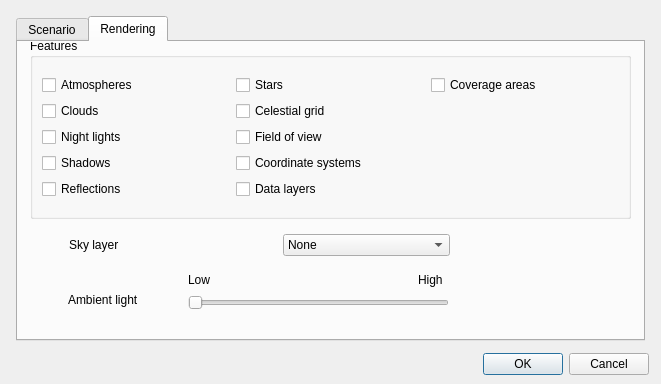
<?xml version="1.0" encoding="UTF-8"?>
<ui version="4.0">
 <class>DialogPreferences</class>
 <widget class="QDialog" name="DialogPreferences">
  <property name="geometry">
   <rect>
    <x>0</x>
    <y>0</y>
    <width>661</width>
    <height>384</height>
   </rect>
  </property>
  <property name="minimumSize">
   <size>
    <width>661</width>
    <height>384</height>
   </size>
  </property>
  <property name="maximumSize">
   <size>
    <width>661</width>
    <height>384</height>
   </size>
  </property>
  <property name="windowTitle">
   <string>Dialog</string>
  </property>
  <widget class="QDialogButtonBox" name="buttonBoxPreferences">
   <property name="geometry">
    <rect>
     <x>308</x>
     <y>348</y>
     <width>341</width>
     <height>32</height>
    </rect>
   </property>
   <property name="minimumSize">
    <size>
     <width>341</width>
     <height>32</height>
    </size>
   </property>
   <property name="orientation">
    <enum>Qt::Horizontal</enum>
   </property>
   <property name="standardButtons">
    <set>QDialogButtonBox::Cancel|QDialogButtonBox::Ok</set>
   </property>
  </widget>
  <widget class="QTabWidget" name="tabWidgetPreferences">
   <property name="geometry">
    <rect>
     <x>16</x>
     <y>16</y>
     <width>629</width>
     <height>325</height>
    </rect>
   </property>
   <property name="minimumSize">
    <size>
     <width>629</width>
     <height>325</height>
    </size>
   </property>
   <property name="currentIndex">
    <number>1</number>
   </property>
   <widget class="QWidget" name="scenarioPreferences">
    <attribute name="title">
     <string>Scenario</string>
    </attribute>
    <widget class="QGroupBox" name="groupBoxTrajectories">
     <property name="geometry">
      <rect>
       <x>8</x>
       <y>-4</y>
       <width>293</width>
       <height>149</height>
      </rect>
     </property>
     <property name="title">
      <string>Trajectories</string>
     </property>
     <layout class="QGridLayout" name="gridLayout_2">
      <item row="0" column="0">
       <layout class="QGridLayout" name="gridLayout_5">
        <item row="0" column="0">
         <widget class="QCheckBox" name="satellitesTrajectories">
          <property name="text">
           <string>Satellites</string>
          </property>
         </widget>
        </item>
        <item row="0" column="1">
         <widget class="QCheckBox" name="planetsTrajectories">
          <property name="text">
           <string>Planets</string>
          </property>
         </widget>
        </item>
        <item row="1" column="1">
         <widget class="QCheckBox" name="moonsTrajectories">
          <property name="text">
           <string>Moons</string>
          </property>
         </widget>
        </item>
        <item row="2" column="1">
         <widget class="QCheckBox" name="cometsTrajectories">
          <property name="text">
           <string>Comets</string>
          </property>
         </widget>
        </item>
        <item row="3" column="1">
         <widget class="QCheckBox" name="asteroidsTrajectories">
          <property name="text">
           <string>Asteroids</string>
          </property>
         </widget>
        </item>
        <item row="1" column="0">
         <widget class="QCheckBox" name="reentryTrajectories">
          <property name="text">
           <string>Re-entry vehicles</string>
          </property>
         </widget>
        </item>
       </layout>
      </item>
     </layout>
    </widget>
    <widget class="QGroupBox" name="groupBoxLabels">
     <property name="geometry">
      <rect>
       <x>316</x>
       <y>-4</y>
       <width>297</width>
       <height>149</height>
      </rect>
     </property>
     <property name="title">
      <string>Labels</string>
     </property>
     <layout class="QGridLayout" name="gridLayout_3">
      <item row="0" column="0">
       <layout class="QGridLayout" name="gridLayout_4">
        <item row="0" column="0">
         <widget class="QCheckBox" name="spaceVehicleLabels">
          <property name="text">
           <string>Space vehicles</string>
          </property>
         </widget>
        </item>
        <item row="1" column="0">
         <widget class="QCheckBox" name="groundStationsLabels">
          <property name="text">
           <string>Ground stations</string>
          </property>
         </widget>
        </item>
        <item row="2" column="0">
         <widget class="QCheckBox" name="launchPadLabels">
          <property name="text">
           <string>Launch pads</string>
          </property>
         </widget>
        </item>
        <item row="3" column="0">
         <widget class="QCheckBox" name="pointsLabels">
          <property name="text">
           <string>Points</string>
          </property>
         </widget>
        </item>
        <item row="0" column="1">
         <widget class="QCheckBox" name="planetsLabels">
          <property name="text">
           <string>Planets</string>
          </property>
         </widget>
        </item>
        <item row="1" column="1">
         <widget class="QCheckBox" name="moonsLabels">
          <property name="text">
           <string>Moons</string>
          </property>
         </widget>
        </item>
        <item row="2" column="1">
         <widget class="QCheckBox" name="cometsLabels">
          <property name="text">
           <string>Comets</string>
          </property>
         </widget>
        </item>
        <item row="3" column="1">
         <widget class="QCheckBox" name="asteroidsLabels">
          <property name="text">
           <string>Asteroids</string>
          </property>
         </widget>
        </item>
       </layout>
      </item>
     </layout>
    </widget>
    <widget class="QGroupBox" name="groupBoxDisplay">
     <property name="geometry">
      <rect>
       <x>8</x>
       <y>148</y>
       <width>293</width>
       <height>133</height>
      </rect>
     </property>
     <property name="title">
      <string>Display</string>
     </property>
     <layout class="QGridLayout" name="gridLayout_6">
      <item row="0" column="0">
       <layout class="QGridLayout" name="gridLayout">
        <item row="0" column="0">
         <widget class="QCheckBox" name="dateAndTime">
          <property name="text">
           <string>Date and time</string>
          </property>
         </widget>
        </item>
        <item row="1" column="0">
         <widget class="QCheckBox" name="altitude">
          <property name="text">
           <string>Altitude</string>
          </property>
         </widget>
        </item>
        <item row="2" column="0">
         <widget class="QCheckBox" name="centralBody">
          <property name="text">
           <string>Central body</string>
          </property>
         </widget>
        </item>
       </layout>
      </item>
     </layout>
    </widget>
    <widget class="QGroupBox" name="groupBox">
     <property name="geometry">
      <rect>
       <x>316</x>
       <y>148</y>
       <width>293</width>
       <height>133</height>
      </rect>
     </property>
     <property name="title">
      <string>General</string>
     </property>
     <layout class="QGridLayout" name="gridLayout_10">
      <item row="0" column="0">
       <layout class="QGridLayout" name="gridLayout_9">
        <item row="1" column="1">
         <widget class="QFontComboBox" name="fontComboBox"/>
        </item>
        <item row="0" column="1">
         <widget class="QDateTimeEdit" name="dateTimeEdit">
          <property name="alignment">
           <set>Qt::AlignCenter</set>
          </property>
          <property name="displayFormat">
           <string>dd/MMMM/yyyy HH:mm:ss</string>
          </property>
          <property name="calendarPopup">
           <bool>true</bool>
          </property>
         </widget>
        </item>
        <item row="0" column="0">
         <widget class="QLabel" name="label_4">
          <property name="text">
           <string>Epoch:</string>
          </property>
         </widget>
        </item>
        <item row="1" column="0">
         <widget class="QLabel" name="label_5">
          <property name="text">
           <string>Fonts:</string>
          </property>
         </widget>
        </item>
       </layout>
      </item>
     </layout>
    </widget>
   </widget>
   <widget class="QWidget" name="renderingPreferences">
    <attribute name="title">
     <string>Rendering</string>
    </attribute>
    <widget class="QSlider" name="horizontalSliderAmbientLight">
     <property name="geometry">
      <rect>
       <x>170</x>
       <y>250</y>
       <width>261</width>
       <height>22</height>
      </rect>
     </property>
     <property name="orientation">
      <enum>Qt::Horizontal</enum>
     </property>
    </widget>
    <widget class="QLabel" name="label">
     <property name="geometry">
      <rect>
       <x>50</x>
       <y>250</y>
       <width>93</width>
       <height>16</height>
      </rect>
     </property>
     <property name="text">
      <string>Ambient light</string>
     </property>
    </widget>
    <widget class="QLabel" name="label_2">
     <property name="geometry">
      <rect>
       <x>170</x>
       <y>230</y>
       <width>41</width>
       <height>16</height>
      </rect>
     </property>
     <property name="text">
      <string>Low</string>
     </property>
    </widget>
    <widget class="QLabel" name="label_3">
     <property name="geometry">
      <rect>
       <x>400</x>
       <y>230</y>
       <width>41</width>
       <height>16</height>
      </rect>
     </property>
     <property name="text">
      <string>High</string>
     </property>
    </widget>
    <widget class="QGroupBox" name="groupBox_4">
     <property name="geometry">
      <rect>
       <x>12</x>
       <y>-4</y>
       <width>601</width>
       <height>181</height>
      </rect>
     </property>
     <property name="title">
      <string>Features</string>
     </property>
     <layout class="QGridLayout" name="gridLayout_8">
      <item row="0" column="0">
       <layout class="QGridLayout" name="gridLayout_7">
        <item row="0" column="0">
         <widget class="QCheckBox" name="atmospheres">
          <property name="text">
           <string>Atmospheres</string>
          </property>
         </widget>
        </item>
        <item row="1" column="0">
         <widget class="QCheckBox" name="clouds">
          <property name="text">
           <string>Clouds</string>
          </property>
         </widget>
        </item>
        <item row="2" column="0">
         <widget class="QCheckBox" name="nightLigfhts">
          <property name="text">
           <string>Night lights</string>
          </property>
         </widget>
        </item>
        <item row="3" column="0">
         <widget class="QCheckBox" name="shadows">
          <property name="text">
           <string>Shadows</string>
          </property>
         </widget>
        </item>
        <item row="4" column="0">
         <widget class="QCheckBox" name="reflections">
          <property name="text">
           <string>Reflections</string>
          </property>
         </widget>
        </item>
        <item row="0" column="1">
         <widget class="QCheckBox" name="stars">
          <property name="text">
           <string>Stars</string>
          </property>
         </widget>
        </item>
        <item row="1" column="1">
         <widget class="QCheckBox" name="celestialGrid">
          <property name="text">
           <string>Celestial grid</string>
          </property>
         </widget>
        </item>
        <item row="2" column="1">
         <widget class="QCheckBox" name="fieldOfView">
          <property name="text">
           <string>Field of view</string>
          </property>
         </widget>
        </item>
        <item row="3" column="1">
         <widget class="QCheckBox" name="coordinateSystems">
          <property name="text">
           <string>Coordinate systems</string>
          </property>
         </widget>
        </item>
        <item row="0" column="2">
         <widget class="QCheckBox" name="coverageAreas">
          <property name="text">
           <string>Coverage areas</string>
          </property>
         </widget>
        </item>
        <item row="4" column="1">
         <widget class="QCheckBox" name="dataLayers">
          <property name="text">
           <string>Data layers</string>
          </property>
         </widget>
        </item>
       </layout>
      </item>
     </layout>
    </widget>
    <widget class="QWidget" name="">
     <property name="geometry">
      <rect>
       <x>51</x>
       <y>190</y>
       <width>381</width>
       <height>26</height>
      </rect>
     </property>
     <layout class="QHBoxLayout" name="horizontalLayout">
      <item>
       <widget class="QLabel" name="label_6">
        <property name="text">
         <string>Sky layer</string>
        </property>
       </widget>
      </item>
      <item>
       <spacer name="horizontalSpacer">
        <property name="orientation">
         <enum>Qt::Horizontal</enum>
        </property>
        <property name="sizeType">
         <enum>QSizePolicy::Preferred</enum>
        </property>
        <property name="sizeHint" stdset="0">
         <size>
          <width>40</width>
          <height>20</height>
         </size>
        </property>
       </spacer>
      </item>
      <item>
       <widget class="QComboBox" name="skyLayerCombo">
        <item>
         <property name="text">
          <string>None</string>
         </property>
        </item>
        <item>
         <property name="text">
          <string>Milky Way (optical)</string>
         </property>
        </item>
        <item>
         <property name="text">
          <string>IRAS/COBE (100 micron)</string>
         </property>
        </item>
       </widget>
      </item>
     </layout>
    </widget>
   </widget>
  </widget>
 </widget>
 <tabstops>
  <tabstop>satellitesTrajectories</tabstop>
  <tabstop>reentryTrajectories</tabstop>
  <tabstop>moonsTrajectories</tabstop>
  <tabstop>planetsTrajectories</tabstop>
  <tabstop>cometsTrajectories</tabstop>
  <tabstop>asteroidsTrajectories</tabstop>
  <tabstop>spaceVehicleLabels</tabstop>
  <tabstop>groundStationsLabels</tabstop>
  <tabstop>launchPadLabels</tabstop>
  <tabstop>pointsLabels</tabstop>
  <tabstop>planetsLabels</tabstop>
  <tabstop>moonsLabels</tabstop>
  <tabstop>cometsLabels</tabstop>
  <tabstop>asteroidsLabels</tabstop>
  <tabstop>dateAndTime</tabstop>
  <tabstop>altitude</tabstop>
  <tabstop>centralBody</tabstop>
  <tabstop>buttonBoxPreferences</tabstop>
  <tabstop>tabWidgetPreferences</tabstop>
  <tabstop>atmospheres</tabstop>
  <tabstop>clouds</tabstop>
  <tabstop>nightLigfhts</tabstop>
  <tabstop>shadows</tabstop>
  <tabstop>reflections</tabstop>
  <tabstop>stars</tabstop>
  <tabstop>celestialGrid</tabstop>
  <tabstop>fieldOfView</tabstop>
  <tabstop>coordinateSystems</tabstop>
  <tabstop>dataLayers</tabstop>
  <tabstop>coverageAreas</tabstop>
  <tabstop>horizontalSliderAmbientLight</tabstop>
 </tabstops>
 <resources/>
 <connections>
  <connection>
   <sender>buttonBoxPreferences</sender>
   <signal>accepted()</signal>
   <receiver>DialogPreferences</receiver>
   <slot>accept()</slot>
   <hints>
    <hint type="sourcelabel">
     <x>526</x>
     <y>362</y>
    </hint>
    <hint type="destinationlabel">
     <x>157</x>
     <y>274</y>
    </hint>
   </hints>
  </connection>
  <connection>
   <sender>buttonBoxPreferences</sender>
   <signal>rejected()</signal>
   <receiver>DialogPreferences</receiver>
   <slot>reject()</slot>
   <hints>
    <hint type="sourcelabel">
     <x>594</x>
     <y>368</y>
    </hint>
    <hint type="destinationlabel">
     <x>286</x>
     <y>274</y>
    </hint>
   </hints>
  </connection>
 </connections>
</ui>
